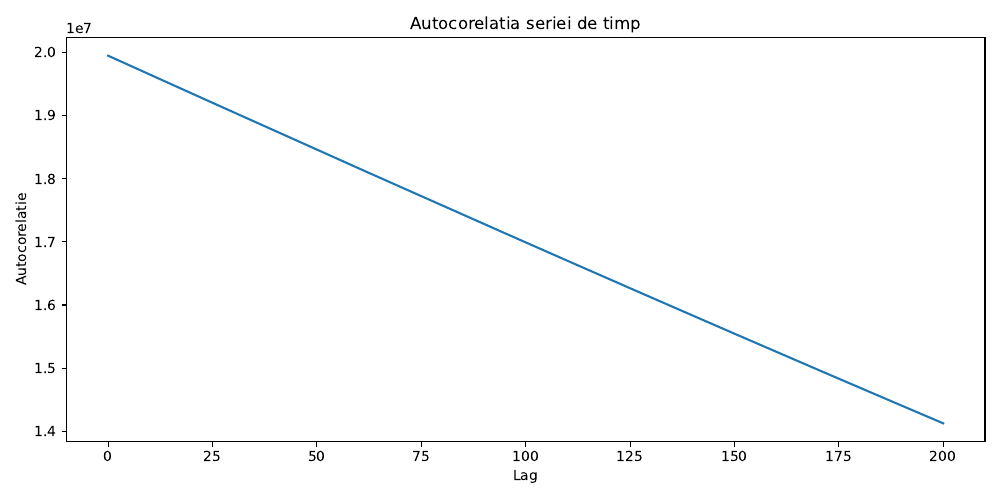

Here is the Python script that generated this plot:
# serii de timp python
import numpy as np
import scipy as sp
import matplotlib

matplotlib.use('TkAgg')
import matplotlib.pyplot as plt

def autocor(y, max_k):
    N = len(y)
    val = []
    for k in range(max_k + 1):
        suma = 0
        for t in range(k, N):
            suma += y[t] * y[t - k]
        val.append(suma / (N - k))
    return np.array(val)

# generarea unei serii de timp aleatoare de dimensiune N=1000
N = 1000
t = np.arange(N)

# trend - ecuatie de gradul 2
trend = 0.01 * t**2

# sezon - doua frecvente
frecventa1 = 0.05
frecventa2 = 0.1
sezon = 5 * np.sin(2 * np.pi * frecventa1 * t) + \
        3 * np.sin(2 * np.pi * frecventa2 * t + np.pi/4)

# zgomot alb gaussian
zgomot = np.random.normal(0, 2, N)

# seria finala
serie_timp = trend + sezon + zgomot

# calcul autocorelatie
v = autocor(serie_timp, 200)

# desen
plt.figure(figsize=(10, 5))
plt.plot(v)
plt.title('Autocorelatia seriei de timp')
plt.xlabel("Lag")
plt.ylabel("Autocorelatie")
plt.tight_layout()
plt.savefig("ex1b.pdf", dpi=300)
plt.show()

